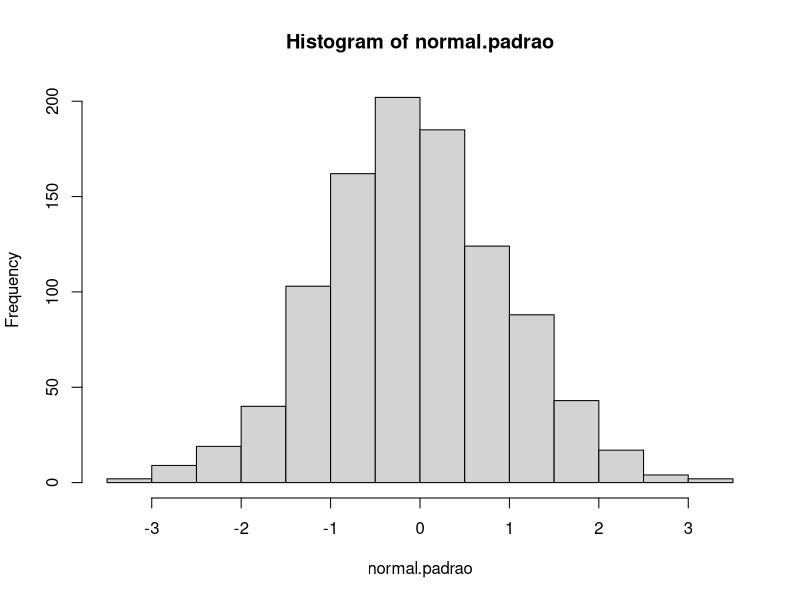

Recreate this plot in R.
seq(1, 10, 2)
rep(5,10)

rep(c("A", "B"), 5)
rep(c("A", "B"), each= 5)
rep(c("Três", "Dois", "Sete", "Quatro"), c(3,2,7,4)) #Comentário

letras <- c("a", "b", "c", "da", "edw")
length(letras)

#runif(n, min, max)
runif(10, 0, 10)

temp <- runif(200, 80, 100)
#hist(x) #histograma

normal.padrao <- rnorm(1000, 0, 1)
hist(normal.padrao)

sample(1:100, 2) #pega 2 amostras aleatórias

sum(sample(0:1, 15, replace=T))